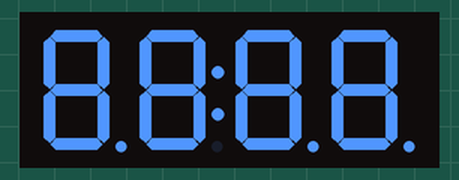
Bench run of a sketch on a simulated Arduino Uno, built with avr-gcc and run on an emulated ATmega328P. On the bench: 4-digit seven-segment display.

Above: at 0.1 s.
At 2.1 s:
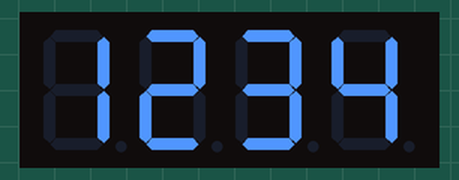

Measured:
- what the display in image 1 shows lasts 2.1 s, from 2.0 s to 4.1 s

The sketch:

display_test.ino
```cpp
#include <TM1637Display.h>

// debug
#define DEBUG_CLK 6
#define DEBUG_DIO 7

TM1637Display debugDisplay(DEBUG_CLK, DEBUG_DIO);

void setup() {
  debugDisplay.setBrightness(7, true);
}

void loop() {
  // all segments
  const uint8_t segments[] = {0xff, 0xff, 0xff, 0xff};
  debugDisplay.setSegments(segments);
  delay(2000);

  // digit order
  debugDisplay.showNumberDec(1234, true);
  delay(2000);
}
```
